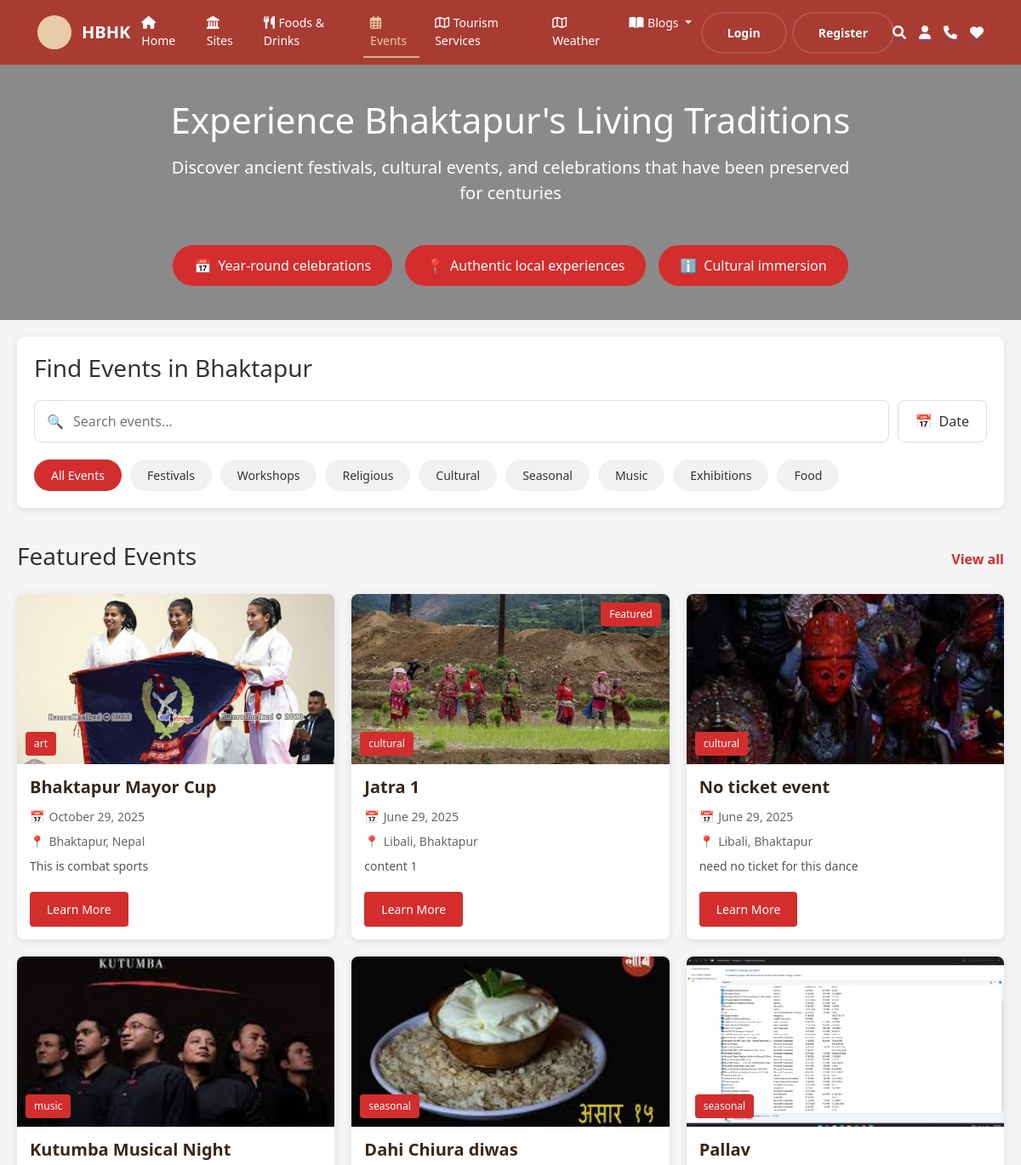
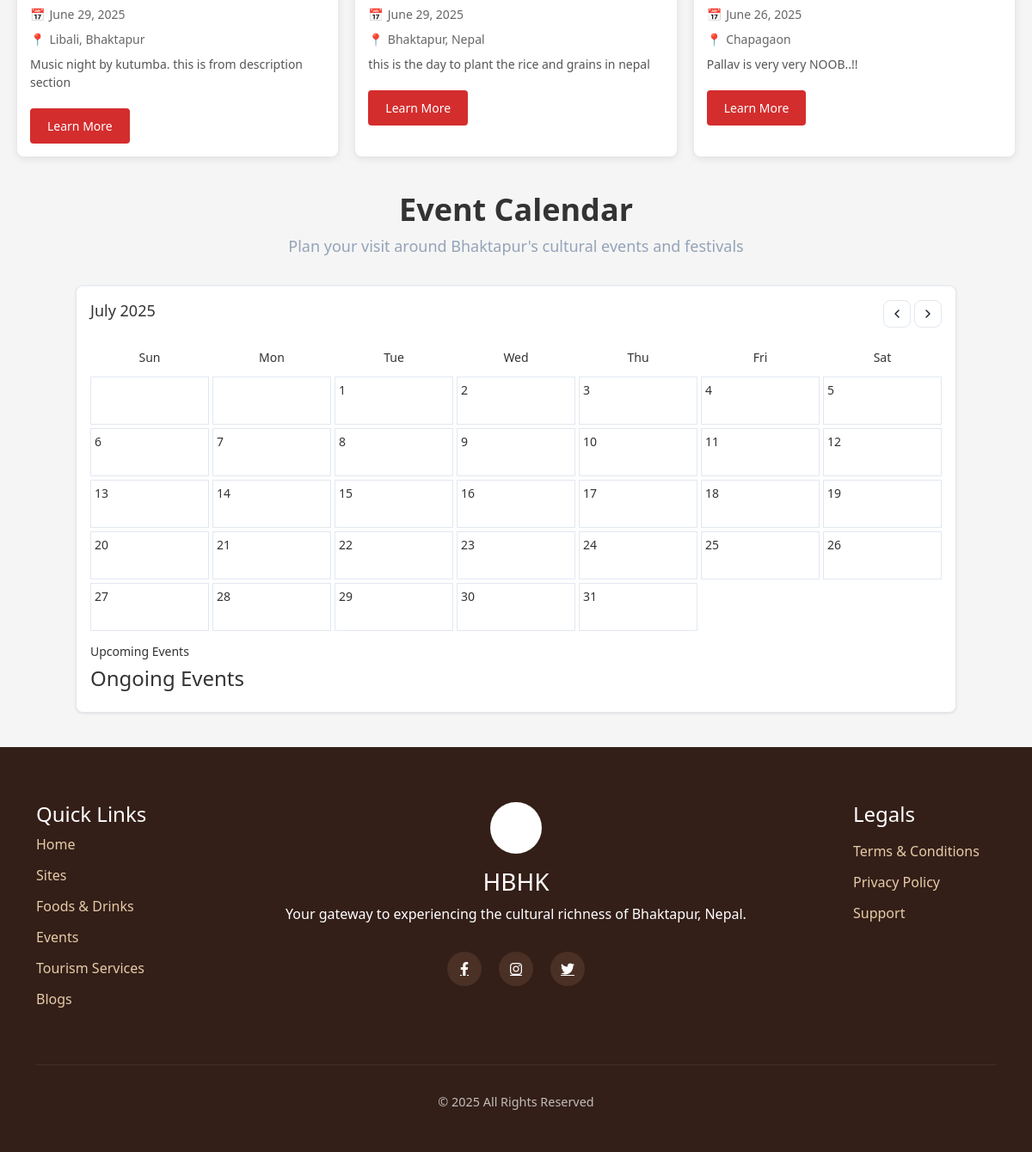
Screenshot of /events/ with the database file from the repository (2 pictures, top to bottom).
### main/models.py (models this page shows, shortened)
class Event(models.Model):
    STATUS_CHOICES = [
        ('upcoming', 'Upcoming'),
        ('ongoing', 'Ongoing'),
        ('completed', 'Completed'),
        ('cancelled', 'Cancelled'),
    ]
    EVENT_TYPE_CHOICES = [
        ('festival', 'Festival'),
        ('workshop', 'Workshop'),
        ('exhibition', 'Exhibition'),
        ('religious', 'Religious'),
        ('cultural', 'Cultural'),
        ('seasonal', 'Seasonal'),
        ('music', 'Music'),
        ('art', 'Art'),
        ('food', 'Food'),
        ('other', 'Other'),
    ]
    title = models.CharField(max_length=200)
    description = models.TextField()
    start_date = models.DateTimeField()
    end_date = models.DateTimeField()
    location = models.CharField(max_length=200)
    image = models.ImageField(upload_to='events/', blank=True, null=True)
    is_featured = models.BooleanField(default=False)
    categories = models.ManyToManyField(Category, related_name='events')
    tags = models.ManyToManyField(Tag, blank=True, related_name='events')
    event_type = models.CharField(max_length=20, choices=EVENT_TYPE_CHOICES, default='other')
    status = models.CharField(max_length=20, choices=STATUS_CHOICES, default='upcoming')
    created_at = models.DateTimeField(auto_now_add=True)
    updated_at = models.DateTimeField(auto_now=True)
    organizer = models.CharField(max_length=100, blank=True)
    website = models.URLField(blank=True)
    ticket = models.BooleanField(default=False, help_text="Does this event require a ticket?")
    ticket_price = models.PositiveIntegerField(null=True, blank=True, help_text="Price in NPR (only if ticket is required)")
    class Meta:
        ordering = ['-start_date']

### main/views.py (the view)
# urls.py: path('events/', events_view, name='events'),  # Use 'events' as the name
def events_view(request):
    events = Event.objects.all()
    events_json = json.dumps([
    {
        'id': event.id,
        'title': event.title,
        'category': event.event_type,
        'date': event.start_date.isoformat(),
        'end_date': event.end_date.isoformat() if event.end_date else None,  # <-- Add this line
        'time': event.start_date.strftime('%H:%M') if event.start_date else '',
        'location': event.location,
        'about': event.description,  # <-- make sure this is included!
    }
    for event in events
])
    return render(request, "event/events.html", {
        "events": events,
        "events_json": events_json,
    })

### main/templates/event/events.html (shortened to what this page needs)
{% extends "base.html" %}
{% load static %}
{% block content %}
</head>
<body>
    <div class="hero-banner">
        <h1>Experience Bhaktapur's Living Traditions</h1>
        <p>Discover ancient festivals, cultural events, and celebrations that have been preserved for centuries</p>
        <div class="features">
            <div class="feature-btn">
                <span class="icon">📅</span>
                Year-round celebrations
            </div>
            <div class="feature-btn">
                <span class="icon">📍</span>
                Authentic local experiences
            </div>
            <div class="feature-btn">
                <span class="icon">ℹ️</span>
                Cultural immersion
            </div>
        </div>
    </div>
    <div class="search-section">
        <h2>Find Events in Bhaktapur</h2>
        <div class="search-container">
            <div class="search-box">
                <span class="search-icon">🔍</span>
                <input type="text" id="search-input" placeholder="Search events...">
            </div>
            <div class="filter-btn" id="dateFilterBtn">
                <span class="icon">📅</span>
                Date
            </div>
        </div>
        <div class="categories">
            <div class="category active" data-category="all">All Events</div>
            <div class="category" data-category="festival">Festivals</div>
            <div class="category" data-category="workshop">Workshops</div>
            <div class="category" data-category="religious">Religious</div>
            <div class="category" data-category="cultural">Cultural</div>
            <div class="category" data-category="seasonal">Seasonal</div>
            <div class="category" data-category="music">Music</div>
            <div class="category" data-category="art">Exhibitions</div>
            <div class="category" data-category="food">Food</div>
        </div>
    </div>
    <div class="section-header">
        <h2>Featured Events</h2>
        <a href="#" class="view-all">View all</a>
    </div>
    <div class="featured-events">
    {% for event in events %}
    <div class="event-card">
        <div class="event-image">
            {% if event.image %}
                <img src="{{ event.image.url }}" alt="{{ event.title }}">
            {% else %}
                <img src="{% static 'default_event.jpg' %}" alt="{{ event.title }}">
            {% endif %}
            {% if event.is_featured %}
                <div class="featured-tag">Featured</div>
            {% endif %}
            <div class="category-tag">{{ event.event_type }}</div>
        </div>
        <div class="event-details">
            <h3 class="event-title">{{ event.title }}</h3>
            <div class="event-info">
                <span class="icon">📅</span> {{ event.start_date|date:"F j, Y" }}
            </div>
            <div class="event-info">
                <span class="icon">📍</span> {{ event.location }}
            </div>
            <p class="event-description">{{ event.description|truncatewords:30 }}</p>
            <a href="{% url 'learnmore' event.id %}" class="learn-more">Learn More</a>
        </div>
    </div>
    {% empty %}
    <p>No events found.</p>
    {% endfor %}
    </div>
    <div class="calendar-container" id="calendarSection">
        <div class="calendar-section-header">
            <h2>Event Calendar</h2>
            <p class="section-description">Plan your visit around Bhaktapur's cultural events and festivals</p>
        </div>
        <div class="calendar-card" id="eventCalendar">
            <div class="calendar-header">
                <h3 id="currentMonthYear">April 2025</h3>
                <div class="calendar-nav">
                    <button class="btn btn-outline btn-icon" id="prevMonth">
                        <svg xmlns="http://www.w3.org/2000/svg" width="16" height="16" viewBox="0 0 24 24" fill="none" stroke="currentColor" stroke-width="2" stroke-linecap="round" stroke-linejoin="round">
                            <path d="M15 18l-6-6 6-6" />
                        </svg>
                    </button>
                    <button class="btn btn-outline btn-icon" id="nextMonth">
                        <svg xmlns="http://www.w3.org/2000/svg" width="16" height="16" viewBox="0 0 24 24" fill="none" stroke="currentColor" stroke-width="2" stroke-linecap="round" stroke-linejoin="round">
                            <path d="M9 18l6-6-6-6" />
                        </svg>
                    </button>
                </div>
            </div>
            <div class="calendar-grid" id="calendarGrid">
            </div>
            <div class="calendar-upcoming-events" id="calendarUpcomingEvents">
            <h4>Upcoming Events</h4>
            </div>
            <div class="calendar-ongoing-events" id="calendarOngoingEvents">
            <h4>Ongoing Events</h4>
            </div>
        </div>
    </div>
{% endblock content %}

### main/templates/base.html (shortened to what this page needs)
{% load static %}
<!DOCTYPE html>
<html lang="en">
  <head>
    <link
      href="https://cdn.jsdelivr.net/npm/bootstrap@5.3.6/dist/css/bootstrap.min.css"
      rel="stylesheet"
    />
    <link
      rel="stylesheet"
      href="https://cdnjs.cloudflare.com/ajax/libs/font-awesome/6.0.0/css/all.min.css"
    />
    <link rel="stylesheet" href="{% static 'css/home_styles.css' %}" />
  </head>
  <body>
    <nav class="navbar navbar-expand-lg">
      <div class="container-fluid">
        <div class="logo-container">
          <div class="logo-circle"></div>
          <a class="navbar-brand" href="#">HBHK</a>
        </div>
        <div
          class="collapse navbar-collapse justify-content-center"
          id="navbarNav"
        >
          <ul class="navbar-nav mx-auto">
            <li class="nav-item">
              <a
                class="nav-link {% if request.path == '/' %} active {% endif %}"
                href="{% url 'index' %}"
                ><i class="fas fa-home"></i> Home</a
              >
            </li>
            <li class="nav-item">
              <a
                class="nav-link {% if request.path == '/sites/' %} active {% endif %}"
                href="{% url 'sites' %}"
                ><i class="fas fa-landmark"></i> Sites</a
              >
            </li>
            <li class="nav-item">
              <a
                class="nav-link {% if request.path == '/listoffood/' %} active {% endif %}"
                href="{% url 'listoffood' %}"
                ><i class="fas fa-utensils"></i> Foods & Drinks</a
              >
            </li>
            <li class="nav-item">
              <a
                class="nav-link {% if request.path == '/events/' %} active {% endif %}"
                href="{% url 'events' %}"
              >
                <i class="far fa-calendar-alt"></i> Events
              </a>
            </li>
            <li class="nav-item">
              <a
                class="nav-link {% if request.path == '/tourism_services/' %} active {% endif %}"
                href="{% url 'tourism_services' %}"
                ><i class="fa-regular fa-map"></i> Tourism Services</a
              >
            </li>
            <li class="nav-item">
              <a
                class="nav-link {% if request.path == '/weather/' %} active {% endif %}"
                href="{% url 'weather' %}"
              >
                <i class="fa-regular fa-map"></i> Weather
              </a>
            </li>
            <li class="nav-item dropdown">
              <a
                class="nav-link dropdown-toggle"
                href="#"
                id="blogsDropdown"
                role="button"
                data-bs-toggle="dropdown"
                aria-expanded="false"
              >
                <i class="fa-solid fa-book-open"></i> Blogs
              </a>
            </li>
          </ul>
        </div>
        {% if user.is_authenticated %}
        <div style="margin-right: 10px">
          <button class="animated-button">
            <span
              ><a class="nav-link" href="{% url 'log_out' %}">Logout</a></span
            >
            <span></span>
          </button>
        </div>
        {% else %}
        <div style="margin-right: 10px">
          <button class="animated-button">
            <span
              ><a
                class="nav-link {% if request.path == '/login/' %}activeNav{% endif %}"
                href="{% url 'log_in' %}"
                >Login</a
              ></span
            >
          </button>
        </div>
        <div>
          <button class="animated-button">
            <span
              ><a
                class="nav-link {% if request.path == '/register/' %}activeNav{% endif %}"
                href="{% url 'register' %}"
                >Register</a
              ></span
            >
          </button>
        </div>
        {% endif %}
        <div class="nav-icons">
          <a href="#" class="icon-link"><i class="fas fa-search"></i></a>
          <a href="{% url 'user_profile' %}" class="icon-link"
            ><i class="fas fa-user"></i
          ></a>
          <a href="#" class="icon-link"><i class="fas fa-phone"></i></a>
          <a href="#" class="icon-link"><i class="fas fa-heart"></i></a>
        </div>
      </div>
    </nav>
    {% block content %} {% endblock content %}
    <footer class="site-footer">
      <div class="container">
        <div class="row">
          <div class="col-md-3">
            <h4>Quick Links</h4>
            <ul class="footer-links">
              <li><a href="#">Home</a></li>
              <li><a href="#">Sites</a></li>
              <li><a href="#">Foods & Drinks</a></li>
              <li><a href="#">Events</a></li>
              <li><a href="#">Tourism Services</a></li>
              <li><a href="#">Blogs</a></li>
            </ul>
          </div>
          <div class="col-md-6 text-center">
            <div class="footer-logo-container">
              <div class="footer-logo"></div>
              <h3>HBHK</h3>
              <p>
                Your gateway to experiencing the cultural richness of Bhaktapur,
                Nepal.
              </p>
            </div>
            <div class="social-icons">
              <a href="#"><i class="fab fa-facebook-f"></i></a>
              <a href="#"><i class="fab fa-instagram"></i></a>
              <a href="#"><i class="fab fa-twitter"></i></a>
            </div>
          </div>
          <div class="col-md-1"></div>
          <div class="col-md-2">
            <h4 class="mb-3">Legals</h4>
            <ul class="footer-links">
              <li><a href="#">Terms & Conditions</a></li>
              <li><a href="#">Privacy Policy</a></li>
              <li><a href="#">Support</a></li>
            </ul>
          </div>
        </div>
        <div class="footer-bottom">
          <p>&copy; 2025 All Rights Reserved</p>
        </div>
      </div>
    </footer>
  </body>
</html>

### main/static/css/home_styles.css (style rules this page uses)
* { margin: 0; padding: 0; box-sizing: border-box; }
body { font-family: "Segoe UI", Tahoma, Geneva, Verdana, sans-serif; background-color: #f5f3e9; color: #333; }
.navbar { background-color: #a83c32; padding: 0.5rem 2rem; }
.logo-container { display: flex; align-items: center; gap: 12px; }
.logo-circle { width: 40px; height: 40px; background-color: #e8cba8; border-radius: 50%; }
.navbar-brand { font-size: 20px; font-weight: bold; color: #fff !important; margin: 0; }
.navbar-nav { margin-left: auto; margin-right: auto; }
.nav-link { color: #fff !important; margin: 0 5px; transition: all 0.3s ease; position: relative; font-size: 14px; }
.fa-home { font-size: 15px !important; margin-right: 1px; }
.fa-landmark { font-size: 15px !important; margin-right: 1px; }
.fa-utensils { font-size: 15px !important; margin-right: 1px; }
.fa-calendar-alt { font-size: 15px !important; margin-right: 1px; }
.fa-map { font-size: 15px !important; margin-right: 1px; }
.fa-book-open { font-size: 15px !important; margin-right: 1px; }
.nav-link.active { color: #e8cba8 !important; border-bottom: #d4b28e 2px solid; }
.nav-icons { display: flex; gap: 15px; }
.icon-link { color: #fff; font-size: 1rem; transition: color 0.3s ease; }
.view-all { color: #a83c32; text-decoration: none; font-weight: 600; display: flex; align-items: center; gap: 8px; transition: color 0.3s ease; }
.event-card { background-color: #fff; border-radius: 12px; overflow: hidden; box-shadow: 0 5px 15px rgba(0, 0, 0, 0.05); height: 100%; transition: transform 0.3s ease, box-shadow 0.3s ease; }
.event-image { height: 160px; background-image: url("https://images.unsplash.com/photo-1531251445707-5a370a1449b8?ixlib=rb-4.0.3&ixid=M3wxMjA3fDB8MHxwaG90by1wYWdlfHx8fGVufDB8fHx8fA%3D%3D&auto=format&fit=crop&w=1471&q=80"); background-size: cover; background-position: center; }
.event-details { padding: 1.5rem; }
.event-details h3 { color: #3a2618; margin-bottom: 0.75rem; font-weight: 600; }
.site-footer { background-color: #331f18; color: #fff; padding: 4rem 0 2rem; }
.footer-links { list-style: none; padding: 0; }
.footer-links li { margin-bottom: 0.75rem; }
.footer-links a { color: #e8cba8; text-decoration: none; transition: color 0.3s ease; }
.footer-logo-container { margin-bottom: 2rem; }
.footer-logo { width: 60px; height: 60px; background-color: #fff; border-radius: 50%; margin: 0 auto 1rem; }
.social-icons { display: flex; justify-content: center; gap: 20px; margin-top: 1.5rem; }
.social-icons a { display: flex; align-items: center; justify-content: center; width: 40px; height: 40px; border-radius: 50%; background-color: #4a3025; color: #fff; transition: all 0.3s ease; }
.footer-bottom { text-align: center; padding-top: 2rem; margin-top: 3rem; border-top: 1px solid rgba(255, 255, 255, 0.1); font-size: 0.9rem; opacity: 0.7; }
.animated-button { position: relative; display: inline-block; padding: 12px 24px; border: none; font-size: 16px; background-color: inherit; border-radius: 100px; font-weight: 600; color: #ffffff40; box-shadow: 0 0 0 2px #ffffff20; cursor: pointer; overflow: hidden; transition: all 0.6s cubic-bezier(0.23, 1, 0.32, 1); }
.animated-button span:first-child { position: relative; z-index: 1; }

### rows the page displays
Event: image (picture), event_type "art", title "Bhaktapur Mayor Cup", start_date "October 29, 2025", location "Bhaktapur, Nepal", description "This is combat sports"
Event: image (picture), is_featured "Featured", event_type "cultural", title "Jatra 1", start_date "June 29, 2025", location "Libali, Bhaktapur", description "content 1"
Event: image (picture), event_type "cultural", title "No ticket event", start_date "June 29, 2025", location "Libali, Bhaktapur", description "need no ticket for this dance"
Event: image (picture), event_type "music", title "Kutumba Musical Night", start_date "June 29, 2025", location "Libali, Bhaktapur", description "Music night by kutumba. this is from description section"
Event: image (picture), event_type "seasonal", title "Dahi Chiura diwas", start_date "June 29, 2025", location "Bhaktapur, Nepal", description "this is the day to plant the rice and grains in nepal"
Event: image (picture), event_type "seasonal", title "Pallav", start_date "June 26, 2025", location "Chapagaon", description "Pallav is very very NOOB..!!"
